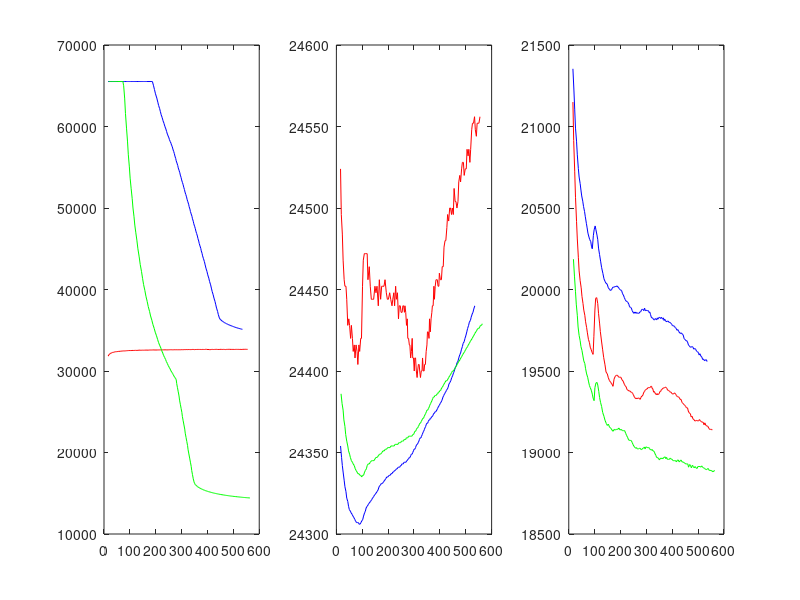

Write the MATLAB code that produced this figure.
clc
clear
[o, ErrM] = fopen ('51.txt', 'r');
if(o == -1)
    warning(ErrM); 
    return;
end;
a = fscanf(o,'%f	%f	%f	%f	%f\n',[5, Inf])';
b=[a(:,2),a(:,3),a(:,4),a(:,5)];
d=[a(:,1)];
fclose(o);
serial_n1=061318011028;
serial_n2=082918010321;
serial_n3=102617010931;
[m,n] = size(a);
t_n1=1;
t_n2=1;
t_n3=1;
tic
for y=1:1:m
    if (a(y,1)==serial_n1)
       data_n1(t_n1,:)=[a(y,2),a(y,3),a(y,4),a(y,5)];
       t_n1=t_n1+1;
    end
     if (a(y,1)==serial_n2)
       data_n2(t_n2,:)=[a(y,2),a(y,3),a(y,4),a(y,5)];
       t_n2=t_n2+1;
     end
     if (a(y,1)==serial_n3)
       data_n3(t_n3,:)=[a(y,2),a(y,3),a(y,4),a(y,5)];
       t_n3=t_n3+1;
    end
end
toc

x=data_n1(:,4);
y1=data_n1(:,1);
y2=data_n1(:,2);
y3=data_n1(:,3);
x1=data_n2(:,4);
y11=data_n2(:,1);
y21=data_n2(:,2);
y31=data_n2(:,3);
x2=data_n3(:,4);
y12=data_n3(:,1);
y22=data_n3(:,2);
y32=data_n3(:,3);
subplot(1,3,1);;
plot(x,y1,'r-',x1,y11,'b-',x2,y12,'g-')
subplot(1,3,2);
plot(x,y2,'r-',x1,y21,'b-',x2,y22,'g-');
subplot(1,3,3);
plot(x,y3,'r-',x1,y31,'b-',x2,y32,'g-');

